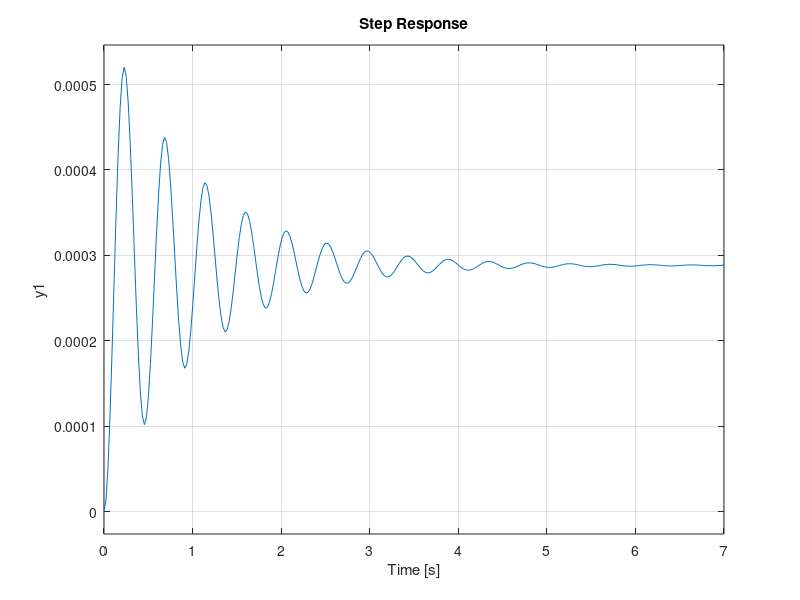
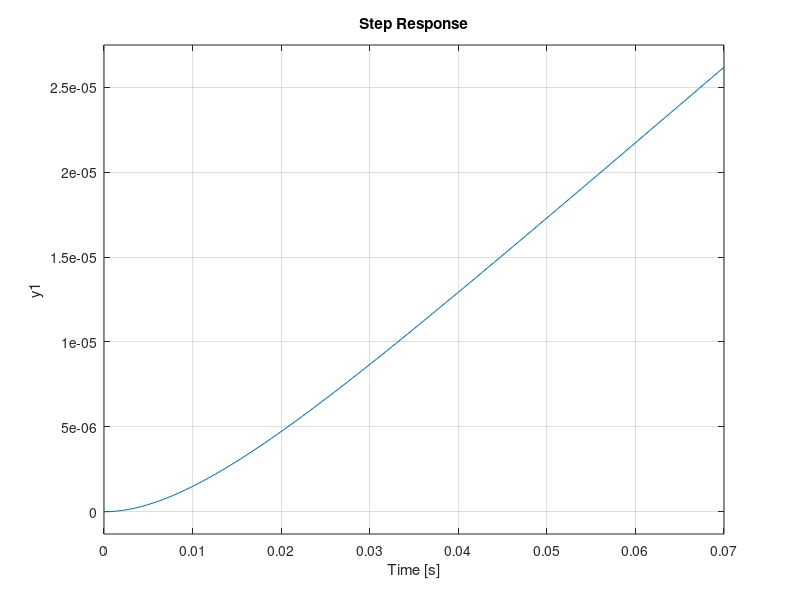

Write the MATLAB code that produced these figures, in order.
close all;

miup = 0.01325;
miuy = 0.8513;
jy = 0.0023255;
lcm = 0.045;
jp = 0.0023255;
rp = 0.335;
ry = 0.24;
kp = 0.00038;
ky = 0.00038;
Fg = 9.81;

pitch = tf([rp/jp*kp], [1 miup*rp/jp Fg*lcm/jp]);

yaw = tf([ry/jy*ky], [1 miuy*ry/jy 0]);

figure("name", "pitch");
step(pitch);

figure("name", "yaw");
step(yaw);
